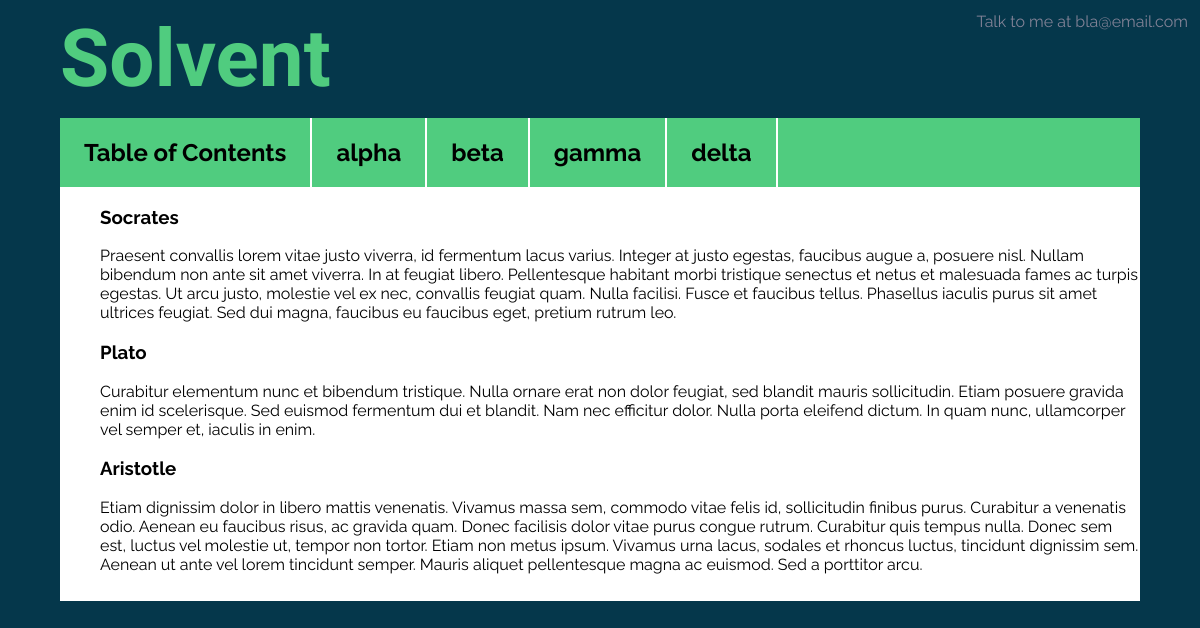
Before: /solution/ with the older database file.
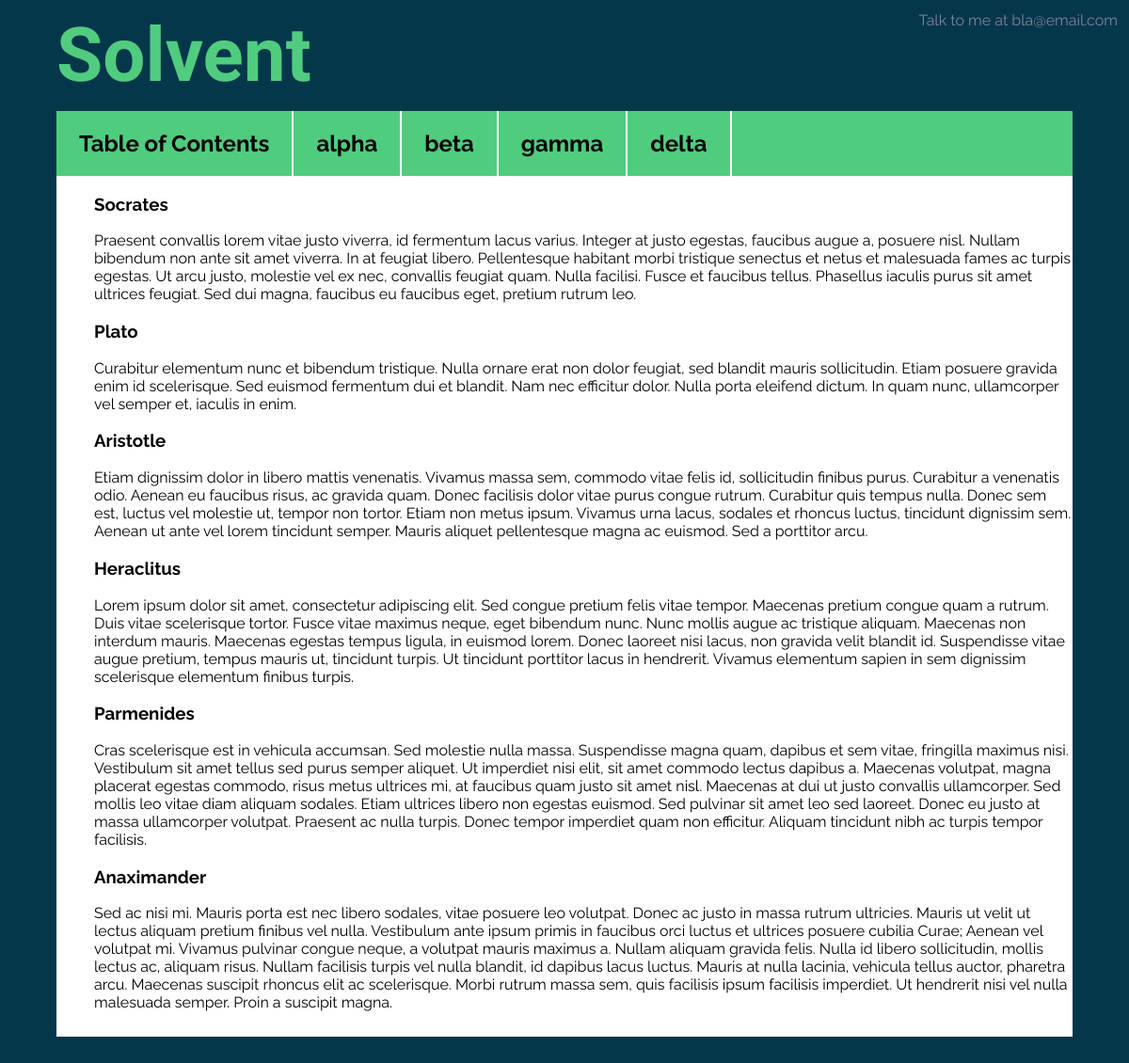
After: the same page with the newer database file.
### solution/models.py (models this page shows, shortened)
class Module(models.Model):
    title = models.CharField(max_length=50)

class Section(models.Model):
    title = models.CharField(max_length=80)
    description = models.TextField()
    module = models.ForeignKey(Module, on_delete=models.CASCADE)

### solution/views.py (the view)
# urls.py: url(r'^solution/$', views.post),
def post(request):
    modules = Module.objects.all()
    current_module = Module.objects.get(title="Table of Contents")
    return render(request, 'solve.html', {'modules': modules, 'sections': current_module.section_set.all()})

### solution/templates/solve.html (shortened to what this page needs)
<!DOCTYPE HTML>
<html lang="en">
<head>
  <link rel="stylesheet" type="text/css" href="/static/css/solve.css"></link>
</head>
<body>
  <div class="announce-bar">
    <h1 id="logo">Solvent</h1><p id="contact">Talk to me at bla@email.com</p>
  </div>
  <div class="post-content">
    <div class="module-bar">
      <ul class="modules">
        {% for module in modules %}
          <li class="module-li"><h2 class="module-titles">{{ module.title }}</h2></li>
        {% endfor %}
      </ul>
    </div>
      <div class="sections">
        <ul class="section-list">
          {% for section in sections %}
            <li class="sect"><h3 class="sec-title">{{ section.title }}</h3></li>
            <li class="sect"><p class="sect-description">{{ section.description }}</p></li>
          {% endfor %}
        </ul>
    </div>
  </div>
</body>

### static/css/solve.css (style rules this page uses)
body { margin: 0%; background-color: rgb(5, 55, 75); font-family: 'Raleway', sans-serif; }
#logo { color: rgb(80, 204, 127); text-align: left; display: inline-block; padding: 0px; margin: 1% 1% 1% 5%; font-size: 5em; font-family: 'Poiret One', sans-serif; }
#contact { color: rgb(130, 130, 150); float: right; padding: 0px; margin: 1%; }
.post-content { margin: 0% 5% 5% 5%; background-color: white; }
.module-bar { background-color: rgb(80, 204, 127); color: black; }
.modules { margin: 0; padding: 0; list-style-type: none; overflow: hidden; }
.module-li { float: left; border-style: solid; border-width: 0px 2px 0px 0px; border-color: white; background-color: rgb(80, 204, 127); }
.module-titles { display: block; text-align: center; padding: 0em 1em; text-decoration: none; }
.sections { padding-bottom:1%; }
.section-list { list-style-type: none; }

Changed rows visible on the page:
added Section: title "Heraclitus", description "Lorem ipsum dolor sit amet, consectetur adipiscing elit. Sed congue pretium felis vitae tempor. Maecenas pretium congue quam a rutrum. Duis vitae scelerisque tortor. Fusce vitae maximus neque, eget bibendum nunc. Nunc mollis augue ac tristique aliquam. Maecenas non interdum mauris. Maecenas egestas tempus ligula, in euismod lorem. Donec laoreet nisi lacus, non gravida velit blandit id. Suspendisse vitae augue pretium, tempus mauris ut, tincidunt turpis. Ut tincidunt porttitor lacus in hendrerit. Vivamus elementum sapien in sem dignissim scelerisque elementum finibus turpis."
added Section: title "Parmenides", description "Cras scelerisque est in vehicula accumsan. Sed molestie nulla massa. Suspendisse magna quam, dapibus et sem vitae, fringilla maximus nisi. Vestibulum sit amet tellus sed purus semper aliquet. Ut imperdiet nisi elit, sit amet commodo lectus dapibus a. Maecenas volutpat, magna placerat egestas commodo, risus metus ultrices mi, at faucibus quam justo sit amet nisl. Maecenas at dui ut justo convallis ullamcorper. Sed mollis leo vitae diam aliquam sodales. Etiam ultrices libero non egestas euismod. Sed pulvinar sit amet leo sed laoreet. Donec eu justo at massa ullamcorper volutpat. Praesent ac nulla turpis. Donec tempor imperdiet quam non efficitur. Aliquam tincidunt nibh ac turpis tempor…"
added Section: title "Anaximander", description "Sed ac nisi mi. Mauris porta est nec libero sodales, vitae posuere leo volutpat. Donec ac justo in massa rutrum ultricies. Mauris ut velit ut lectus aliquam pretium finibus vel nulla. Vestibulum ante ipsum primis in faucibus orci luctus et ultrices posuere cubilia Curae; Aenean vel volutpat mi. Vivamus pulvinar congue neque, a volutpat mauris maximus a. Nullam aliquam gravida felis. Nulla id libero sollicitudin, mollis lectus ac, aliquam risus. Nullam facilisis turpis vel nulla blandit, id dapibus lacus luctus. Mauris at nulla lacinia, vehicula tellus auctor, pharetra arcu. Maecenas suscipit rhoncus elit ac scelerisque. Morbi rutrum massa sem, quis facilisis ipsum facilisis imperdiet. Ut…"
